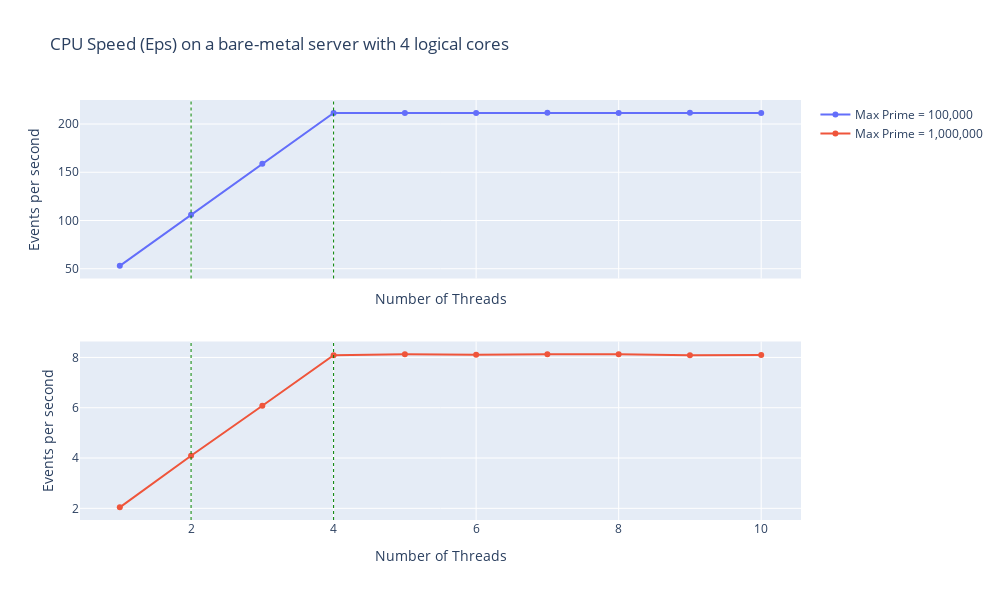

The code cell stored with this chart in its notebook:
### Markdown cell above
## 2. Visualization

### Code cell
dff_4vCPU_100k = df.loc[(df['Number of vCPUs'] == 4) & (df['Max Prime'] == 100000)]
dff_4vCPU_1m = df.loc[(df['Number of vCPUs'] == 4) & (df['Max Prime'] == 1000000)]

plot1 = go.Scatter(x=dff_4vCPU_100k['Number of Threads'],
                   y=dff_4vCPU_100k['Events per second'],
                   mode='markers+lines',
                   name='Max Prime = 100,000')
 
plot2 = go.Scatter(x=dff_4vCPU_1m['Number of Threads'],
                   y=dff_4vCPU_1m['Events per second'],
                   mode='markers+lines',
                   name='Max Prime = 1,000,000')
 

xaxis_title="Number of Threads"
yaxis_title="Events per second"

fig = make_subplots(rows=2, cols=1, shared_xaxes=True)
fig.append_trace(plot1, 1, 1)
fig.append_trace(plot2, 2, 1)
fig.update_yaxes(title_text=yaxis_title, row=1, col=1)
fig.update_yaxes(title_text=yaxis_title, row=2, col=1)
fig.update_xaxes(title_text=xaxis_title, row=1, col=1)
fig.update_xaxes(title_text=xaxis_title, row=2, col=1)
fig.add_vline(x=4, line_width=1, line_dash="dot", line_color="green")
fig.add_vline(x=2, line_width=1, line_dash="dot", line_color="green")
fig['layout'].update(height=600, width=1000,
                     title='CPU Speed (Eps) on a bare-metal server with 4 logical cores')
fig.show()

### Figure 1 — Plotly figure (JSON) as saved in the notebook; plotly's stock layout.template omitted (floating-point values rounded to 4 significant figures)
{"data": [{"mode": "markers+lines", "name": "Max Prime = 100,000", "type": "scatter", "x": [1, 2, 3, 4, 5, 6, 7, 8, 9, 10], "xaxis": "x", "y": [53.02, 105.9, 158.7, 211.4, 211.4, 211.4, 211.8, 211.5, 211.7, 211.4], "yaxis": "y"}, {"mode": "markers+lines", "name": "Max Prime = 1,000,000", "type": "scatter", "x": [1, 2, 3, 4, 5, 6, 7, 8, 9, 10], "xaxis": "x2", "y": [2.04, 4.09, 6.08, 8.09, 8.13, 8.11, 8.13, 8.13, 8.09, 8.1], "yaxis": "y2"}], "layout": {"height": 600, "shapes": [{"line": {"color": "green", "dash": "dot", "width": 1}, "type": "line", "x0": 4, "x1": 4, "xref": "x", "y0": 0, "y1": 1, "yref": "y domain"}, {"line": {"color": "green", "dash": "dot", "width": 1}, "type": "line", "x0": 4, "x1": 4, "xref": "x2", "y0": 0, "y1": 1, "yref": "y2 domain"}, {"line": {"color": "green", "dash": "dot", "width": 1}, "type": "line", "x0": 2, "x1": 2, "xref": "x", "y0": 0, "y1": 1, "yref": "y domain"}, {"line": {"color": "green", "dash": "dot", "width": 1}, "type": "line", "x0": 2, "x1": 2, "xref": "x2", "y0": 0, "y1": 1, "yref": "y2 domain"}], "title": {"text": "CPU Speed (Eps) on a bare-metal server with 4 logical cores"}, "width": 1000, "xaxis": {"anchor": "y", "domain": [0, 1], "matches": "x2", "showticklabels": false, "title": {"text": "Number of Threads"}}, "xaxis2": {"anchor": "y2", "domain": [0, 1], "title": {"text": "Number of Threads"}}, "yaxis": {"anchor": "x", "domain": [0.575, 1], "title": {"text": "Events per second"}}, "yaxis2": {"anchor": "x2", "domain": [0, 0.425], "title": {"text": "Events per second"}}}}
